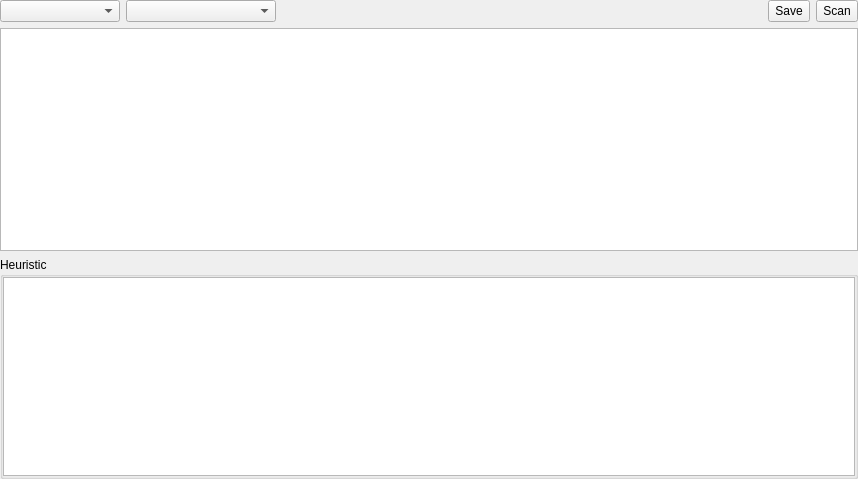
<?xml version="1.0" encoding="UTF-8"?>
<ui version="4.0">
 <class>NFDWidgetAdvanced</class>
 <widget class="QWidget" name="NFDWidgetAdvanced">
  <property name="geometry">
   <rect>
    <x>0</x>
    <y>0</y>
    <width>858</width>
    <height>479</height>
   </rect>
  </property>
  <property name="windowTitle">
   <string notr="true">Form</string>
  </property>
  <layout class="QVBoxLayout" name="verticalLayout_3">
   <property name="leftMargin">
    <number>0</number>
   </property>
   <property name="topMargin">
    <number>0</number>
   </property>
   <property name="rightMargin">
    <number>0</number>
   </property>
   <property name="bottomMargin">
    <number>0</number>
   </property>
   <item>
    <layout class="QHBoxLayout" name="horizontalLayout">
     <item>
      <widget class="QComboBox" name="comboBoxType">
       <property name="minimumSize">
        <size>
         <width>120</width>
         <height>0</height>
        </size>
       </property>
      </widget>
     </item>
     <item>
      <widget class="XComboBoxEx" name="comboBoxFlags">
       <property name="minimumSize">
        <size>
         <width>150</width>
         <height>0</height>
        </size>
       </property>
      </widget>
     </item>
     <item>
      <spacer name="horizontalSpacer">
       <property name="orientation">
        <enum>Qt::Orientation::Horizontal</enum>
       </property>
       <property name="sizeHint" stdset="0">
        <size>
         <width>40</width>
         <height>20</height>
        </size>
       </property>
      </spacer>
     </item>
     <item>
      <widget class="QToolButton" name="toolButtonSave">
       <property name="sizePolicy">
        <sizepolicy hsizetype="Minimum" vsizetype="Minimum">
         <horstretch>0</horstretch>
         <verstretch>0</verstretch>
        </sizepolicy>
       </property>
       <property name="text">
        <string>Save</string>
       </property>
       <property name="toolButtonStyle">
        <enum>Qt::ToolButtonStyle::ToolButtonTextBesideIcon</enum>
       </property>
      </widget>
     </item>
     <item>
      <widget class="QToolButton" name="toolButtonScan">
       <property name="sizePolicy">
        <sizepolicy hsizetype="Minimum" vsizetype="Minimum">
         <horstretch>0</horstretch>
         <verstretch>0</verstretch>
        </sizepolicy>
       </property>
       <property name="text">
        <string>Scan</string>
       </property>
       <property name="toolButtonStyle">
        <enum>Qt::ToolButtonStyle::ToolButtonTextBesideIcon</enum>
       </property>
      </widget>
     </item>
    </layout>
   </item>
   <item>
    <widget class="QTreeView" name="treeViewScan">
     <attribute name="headerVisible">
      <bool>false</bool>
     </attribute>
    </widget>
   </item>
   <item>
    <widget class="QGroupBox" name="groupBoxHeuristic">
     <property name="title">
      <string>Heuristic</string>
     </property>
     <layout class="QVBoxLayout" name="verticalLayout">
      <property name="leftMargin">
       <number>0</number>
      </property>
      <property name="topMargin">
       <number>0</number>
      </property>
      <property name="rightMargin">
       <number>0</number>
      </property>
      <property name="bottomMargin">
       <number>0</number>
      </property>
      <item>
       <widget class="XTableView" name="tableViewHeur">
        <property name="contextMenuPolicy">
         <enum>Qt::ContextMenuPolicy::CustomContextMenu</enum>
        </property>
        <property name="editTriggers">
         <set>QAbstractItemView::EditTrigger::NoEditTriggers</set>
        </property>
        <property name="selectionMode">
         <enum>QAbstractItemView::SelectionMode::SingleSelection</enum>
        </property>
        <property name="selectionBehavior">
         <enum>QAbstractItemView::SelectionBehavior::SelectRows</enum>
        </property>
        <attribute name="verticalHeaderVisible">
         <bool>false</bool>
        </attribute>
        <attribute name="verticalHeaderMinimumSectionSize">
         <number>20</number>
        </attribute>
        <attribute name="verticalHeaderDefaultSectionSize">
         <number>20</number>
        </attribute>
       </widget>
      </item>
     </layout>
    </widget>
   </item>
  </layout>
 </widget>
 <customwidgets>
  <customwidget>
   <class>XTableView</class>
   <extends>QTableView</extends>
   <header>xtableview.h</header>
  </customwidget>
  <customwidget>
   <class>XComboBoxEx</class>
   <extends>QComboBox</extends>
   <header>xcomboboxex.h</header>
  </customwidget>
 </customwidgets>
 <resources/>
 <connections/>
</ui>
